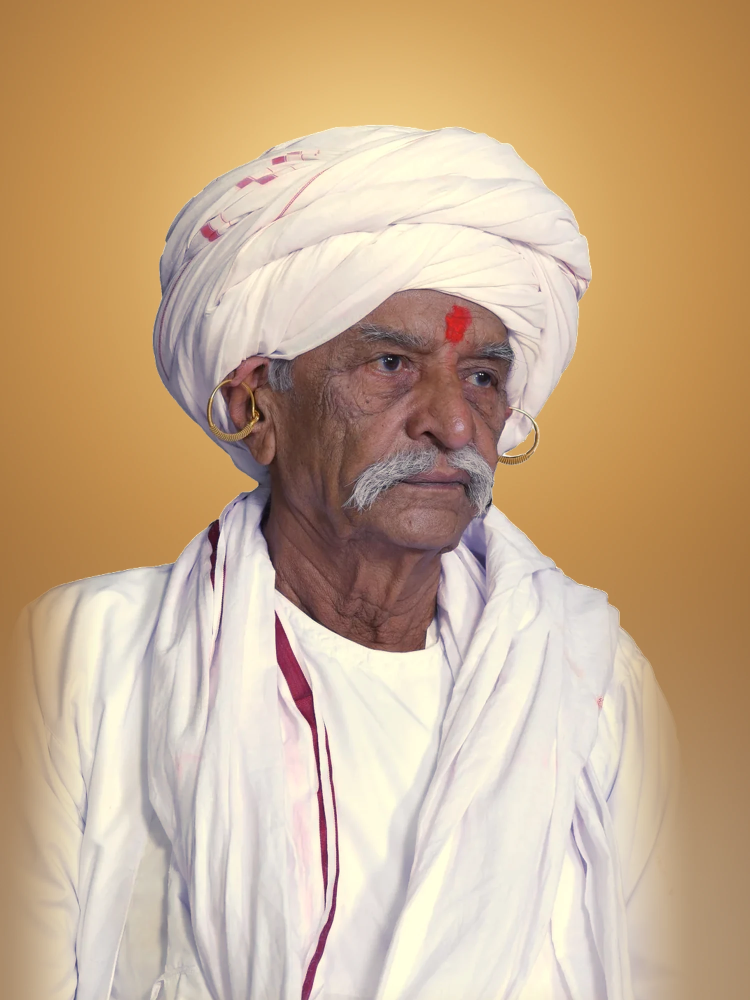
#> input picture tasks/karamshi-natural/export/alt_C_real-photo-08_natural-glow_not-used.webp, 1500 x 2000 px (shown at 1/2 size)
$ python make_38_sharp.py ../export/alt_C_real-photo-08_natural-glow_not-used.webp ../export/38_portrait_karamshibapa_blessing-glow_hd.webp ../export/38_portrait_karamshibapa_blessing-glow_hd.webp 1.0 1.0 1.0
#> lines starting #> are read from the running program, lines starting #| are printed output that depends on the picture
### tasks/karamshi-natural/scripts/hand_focus.py
"""Bring the blessing hand of 38 into the same focus as the face — no new features, only edge contrast that is already there.
Halo-free unsharp mask on luminance (each pixel clamped to its 9×9 neighbourhood's own min/max ±1, so edges get steeper without
bright/dark rims), two radii (1.2 px creases + 3 px finger outlines), applied inside a soft mask around the hand, rings and wrist, limited to skin and rings.
Tried and rejected: Richardson–Lucy deconvolution (dark rims round the fingers), x4plus on a pre-shrunk hand (smoother, lost creases).
usage: python3 hand_focus.py IN_2x.png OUT.png [fine_amount] [outline_amount]   (make_38_sharp.py does the whole 39 build)
Coordinates are in the 2× image (2172×2896) of the 1086×1448 original."""
import sys
import numpy as np
from PIL import Image, ImageFilter, ImageDraw
from scipy.ndimage import gaussian_filter, minimum_filter, maximum_filter

def hand_mask(size, feather=45, rgb=None):
    """Soft ellipses round the hand, rings and wrist. With rgb (the 2× picture as a float array) the mask is also limited to skin and the
    two rings, so the gold background and the white cloth beside the hand are never changed (without this a light rim appeared round the
    thumb and fingertips)."""
    m = Image.new('L', size, 0); d = ImageDraw.Draw(m)
    d.ellipse((200, 1170, 660, 1780), fill=255)          # fingers and rings
    d.ellipse((210, 1400, 810, 2140), fill=255)          # palm and thumb
    d.ellipse((250, 1850, 720, 2260), fill=255)          # wrist
    m = np.asarray(m.filter(ImageFilter.GaussianBlur(feather))).astype(np.float32) / 255
    if rgb is None:
        return m
    R, G, B = rgb[..., 0], rgb[..., 1], rgb[..., 2]
    skin = np.clip((B - 92) / 16, 0, 1) * np.clip((R - B - 35) / 25, 0, 1) * np.clip((R - G - 25) / 20, 0, 1)
    skin = minimum_filter(maximum_filter(skin, 9), 9)    # closing: keep the darker palm creases inside the mask
    skin = gaussian_filter(skin, 1.0)
    r = Image.new('L', size, 0); d = ImageDraw.Draw(r)
    d.ellipse((230, 1595, 345, 1685), fill=255); d.ellipse((310, 1525, 425, 1620), fill=255)   # the two rings
    r = np.asarray(r.filter(ImageFilter.GaussianBlur(6))).astype(np.float32) / 255
    return m * np.maximum(skin, r)


def face_mask(size, feather=45):
    m = Image.new('L', size, 0); d = ImageDraw.Draw(m)
    d.ellipse((780, 780, 1540, 1640), fill=255)          # face, eyes, moustache, chin
    d.ellipse((690, 990, 860, 1210), fill=255)           # left ear and ear-ring
    d.ellipse((1390, 990, 1560, 1210), fill=255)         # right ear and ear-ring
    return np.asarray(m.filter(ImageFilter.GaussianBlur(feather))).astype(np.float32) / 255

def usm(lum, radius, amount):
    return amount * (lum - gaussian_filter(lum, radius))

# [7 lines left out: function focus, not called in this run]

# [7 lines that do not run on import are left out]

### tasks/karamshi-natural/scripts/make_38_sharp.py
"""Image 39 = 38 with the blessing hand (and, lightly, the face) in focus, exported at full 2× like સુરેશબાપા's 34.
  1. Real-ESRGAN x4plus output halved with Lanczos to exactly 2× the original (same HD step as 32–34 and 38)
  2. hand, rings and wrist only (soft mask limited to skin + rings, hand_focus.hand_mask): edge contrast restored with two unsharp radii (1.2 px creases,
     3 px outlines; amounts 0.9 / 1.3); every pixel stays within its 9×9 neighbourhood's own min/max (±1), so edges get steeper but no rims
     or halos appear (limiting the mask to skin removed a light rim round the thumb and fingertips). Result: hand detail 12.7 vs face 13.8 (Laplacian mean at 2×; 38: 4.1 vs 9.7), finger outline twice as steep (74 vs 36);
     1.2 / 1.6 looked crunchy on the palm, 0.7 / 1.1 a little soft
  2b. owner, after seeing the hand: "as like blessing hand also focus on face" — the face was already the sharpest part (HF/MF focus ratio
     eyes 0.56, face 0.63; hand 0.40 → 0.56 after step 2; turban 0.52 and checked by eye: crisp, left alone). Same method on a face mask
     (face, eyes, moustache, ears and ear-rings) at a light 0.4 / 0.9: eyes, brows and moustache crisper; 0.9 / 1.3 made the skin crackle harsh
  3. the same photographic finish as 38 (photo_finish.py: clarity 0.45 on mid-tones, fine monochrome grain, same seed); grain 2.6 because the
     file is no longer shrunk to 1.5× afterwards (38: 3.2, then ×0.75)
usage: python3 make_38_sharp.py SRC.png X4PLUS.png OUT_BASENAME [fine] [outline] [grain] [face_fine] [face_outline]"""
import sys
import numpy as np
from PIL import Image, ImageFilter
from scipy.ndimage import gaussian_filter, minimum_filter, maximum_filter
sys.path.insert(0, __import__('os').path.dirname(__file__))
from hand_focus import hand_mask, face_mask

src = Image.open(sys.argv[1]).convert('RGB'); up = Image.open(sys.argv[2]).convert('RGB'); OUT = sys.argv[3]
#> further down, src is the input picture: PIL image 1500x2000 RGB; mean R, G, B 200.5, 171.9, 140.5
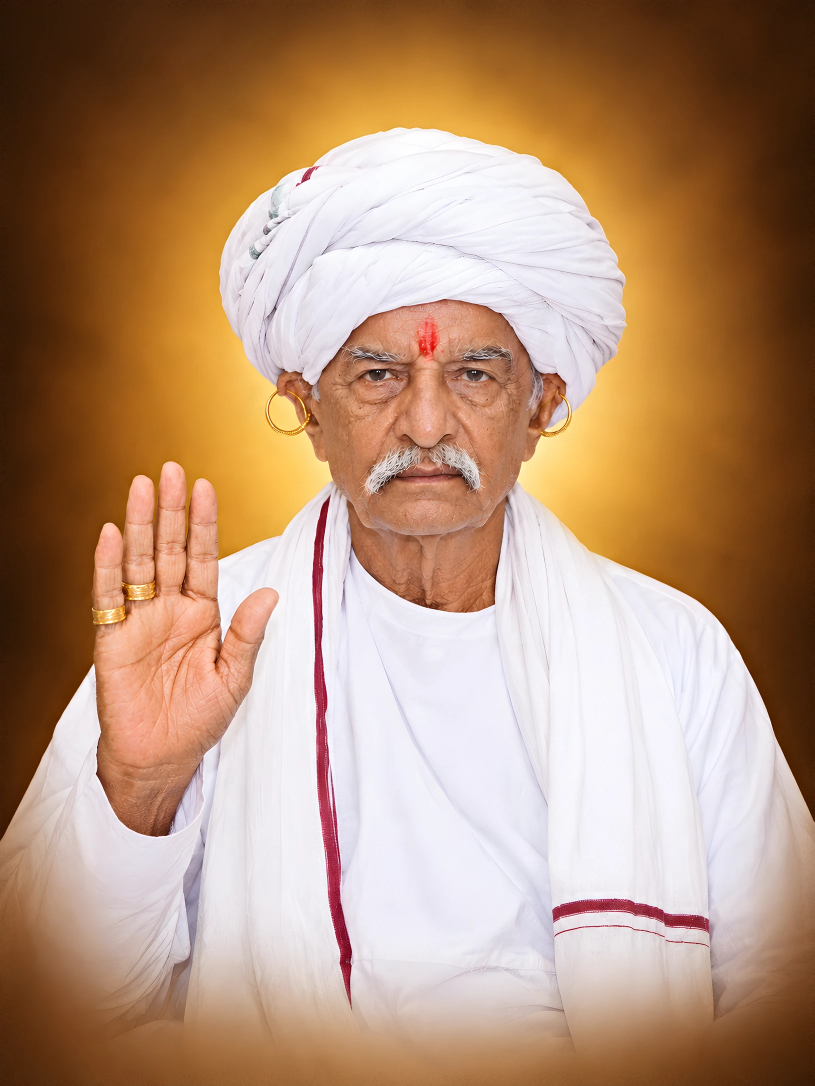
#> input picture tasks/karamshi-natural/export/38_portrait_karamshibapa_blessing-glow_hd.webp, 1629 x 2172 px (shown at 1/2 size)
#> further down, up is the input picture: PIL image 1629x2172 RGB; mean R, G, B 181.3, 145.9, 118.9
FINE = float(sys.argv[4]) if len(sys.argv) > 4 else 0.9
OUTL = float(sys.argv[5]) if len(sys.argv) > 5 else 1.3
GR = float(sys.argv[6]) if len(sys.argv) > 6 else 2.6
FF = float(sys.argv[7]) if len(sys.argv) > 7 else 0.4
FO = float(sys.argv[8]) if len(sys.argv) > 8 else 0.9
CL = 0.45
W, H = src.size
#> W = 1500; H = 2000
hd = up.resize((W * 2, H * 2), Image.LANCZOS)
a = np.asarray(hd).astype(np.float32)
#> in hand_mask, `m = Image.new('L', size, 0)`: m: PIL image 3000x4000 L; every value is 0

# 2. hand (and face) in focus
def focus(a, m, fine, outl):
#> called with fine = 1, outl = 1
    lum = 0.299 * a[..., 0] + 0.587 * a[..., 1] + 0.114 * a[..., 2]
    d = fine * (lum - gaussian_filter(lum, 1.2)) + outl * (lum - gaussian_filter(lum, 3.0))
    new = np.clip(lum + d * m, minimum_filter(lum, 9) - 1, maximum_filter(lum, 9) + 1)
    return np.clip(a + (new - lum)[..., None], 0, 255)
#> returned value: shape (4000, 3000, 3) float32
a = focus(a, hand_mask(hd.size, rgb=a), FINE, OUTL)
if FF or FO:
    a = focus(a, face_mask(hd.size), FF, FO)

# 3. photographic finish (as photo_finish.py)
lum = a.mean(2)
blur = np.asarray(Image.fromarray(lum.astype(np.uint8)).filter(ImageFilter.GaussianBlur(18))).astype(np.float32)
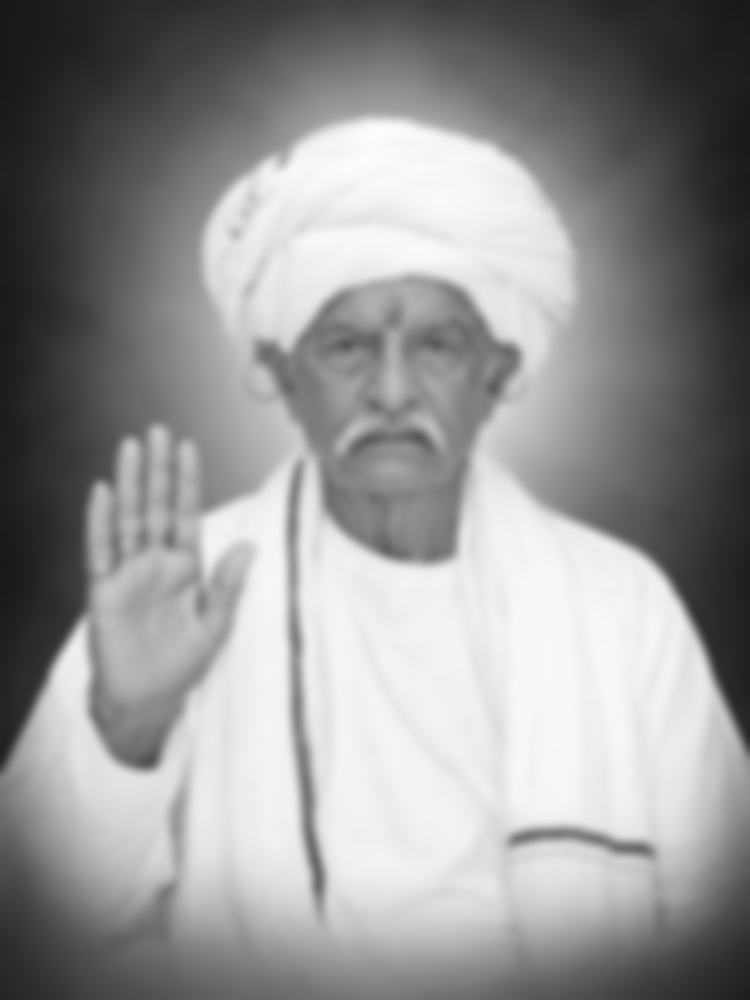
#> blur: shape (4000, 3000) float32 (shown at 1/4 size); min 21, max 253, mean 148.4
mid = np.clip(1 - np.abs(lum - 128) / 128, 0, 1)
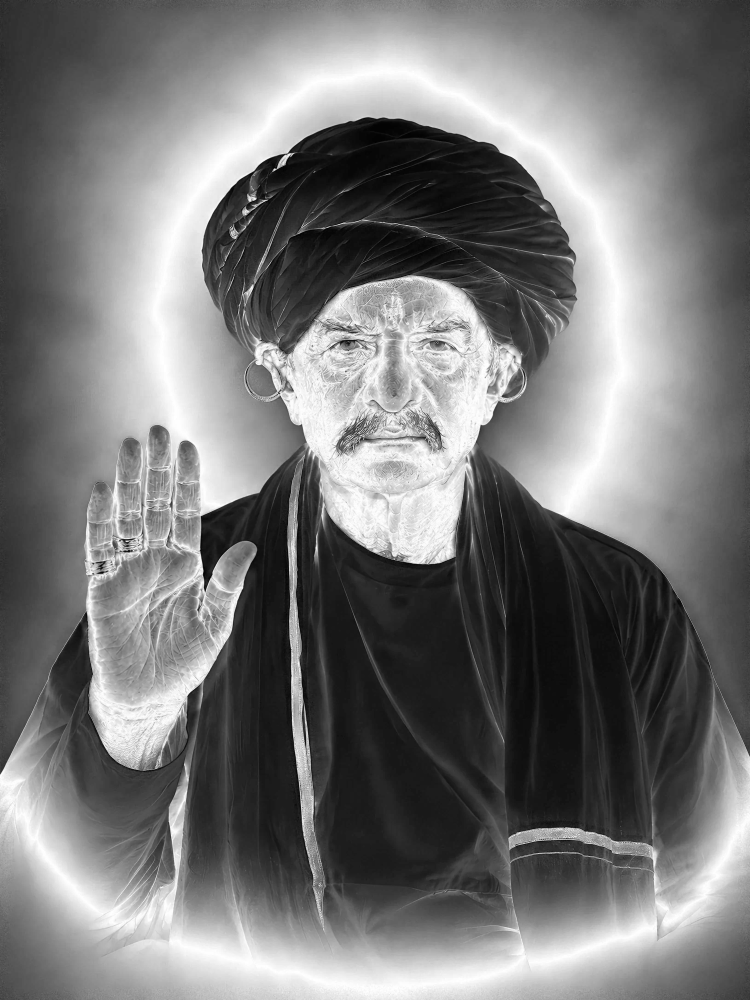
#> mid: shape (4000, 3000) float32 (shown at 1/4 size); min 0, max 1, mean 0.469
a = a + (CL * (lum - blur) * mid)[..., None]
rng = np.random.default_rng(5)
n = rng.normal(0, 1, (H * 2, W * 2)).astype(np.float32)
n = np.asarray(Image.fromarray(np.clip(n * 40 + 128, 0, 255).astype(np.uint8)).filter(ImageFilter.GaussianBlur(0.6))).astype(np.float32) - 128
n = n / (n.std() + 1e-6)
edge = np.asarray(Image.fromarray(lum.astype(np.uint8)).filter(ImageFilter.FIND_EDGES).filter(ImageFilter.GaussianBlur(25))).astype(np.float32)
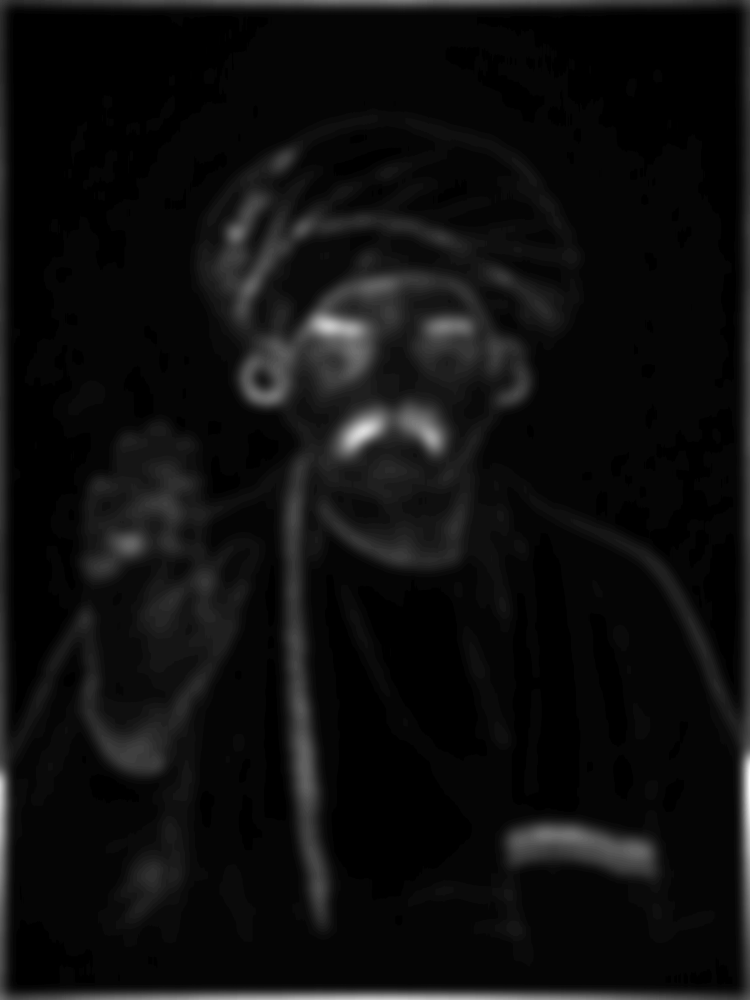
#> edge: shape (4000, 3000) float32 (shown at 1/4 size); min 0, max 48, mean 2.7; drawn with min black and max white
subj = np.clip(edge / 12.0, 0.35, 1.0)
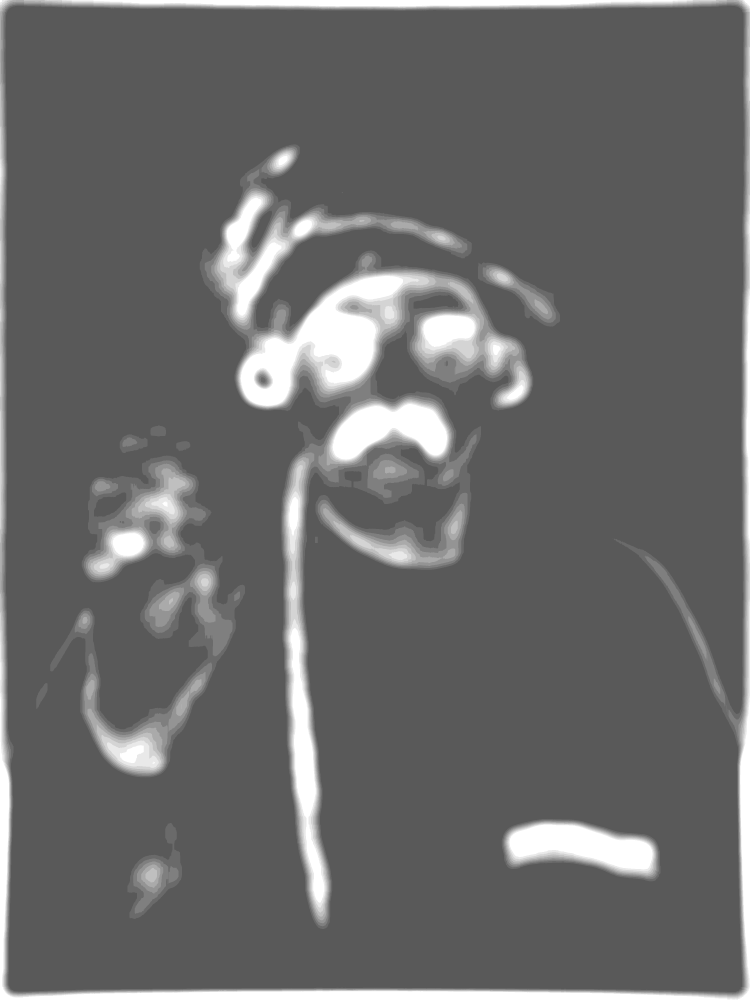
#> subj: shape (4000, 3000) float32 (shown at 1/4 size); min 0.35, max 1, mean 0.414
a = a + (GR * n * subj)[..., None]
out = Image.fromarray(np.clip(a, 0, 255).astype(np.uint8))
out.save(OUT + '.png'); out.save(OUT + '.webp', quality=90, method=6)
print(OUT, out.size)
#| ../export/38_portrait_karamshibapa_blessing-glow_hd.webp (3000, 4000)
